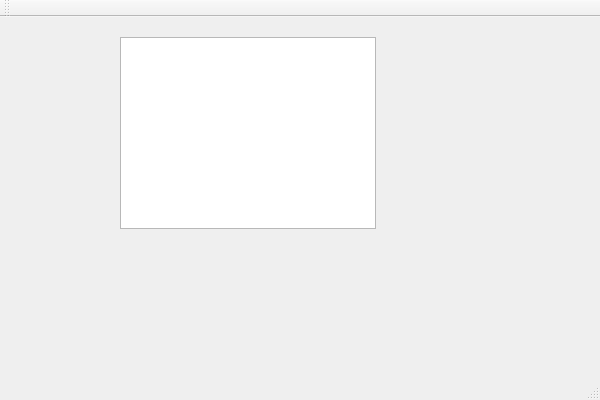
<?xml version="1.0" encoding="UTF-8"?>
<ui version="4.0">
 <class>Seminar6GUIClass</class>
 <widget class="QMainWindow" name="Seminar6GUIClass">
  <property name="geometry">
   <rect>
    <x>0</x>
    <y>0</y>
    <width>600</width>
    <height>400</height>
   </rect>
  </property>
  <property name="windowTitle">
   <string>Seminar6GUI</string>
  </property>
  <widget class="QWidget" name="centralWidget">
   <widget class="QTableView" name="studentTableView">
    <property name="geometry">
     <rect>
      <x>120</x>
      <y>20</y>
      <width>256</width>
      <height>192</height>
     </rect>
    </property>
   </widget>
  </widget>
  <widget class="QMenuBar" name="menuBar">
   <property name="geometry">
    <rect>
     <x>0</x>
     <y>0</y>
     <width>600</width>
     <height>21</height>
    </rect>
   </property>
  </widget>
  <widget class="QToolBar" name="mainToolBar">
   <attribute name="toolBarArea">
    <enum>TopToolBarArea</enum>
   </attribute>
   <attribute name="toolBarBreak">
    <bool>false</bool>
   </attribute>
  </widget>
  <widget class="QStatusBar" name="statusBar"/>
 </widget>
 <layoutdefault spacing="6" margin="11"/>
 <resources/>
 <connections/>
</ui>
